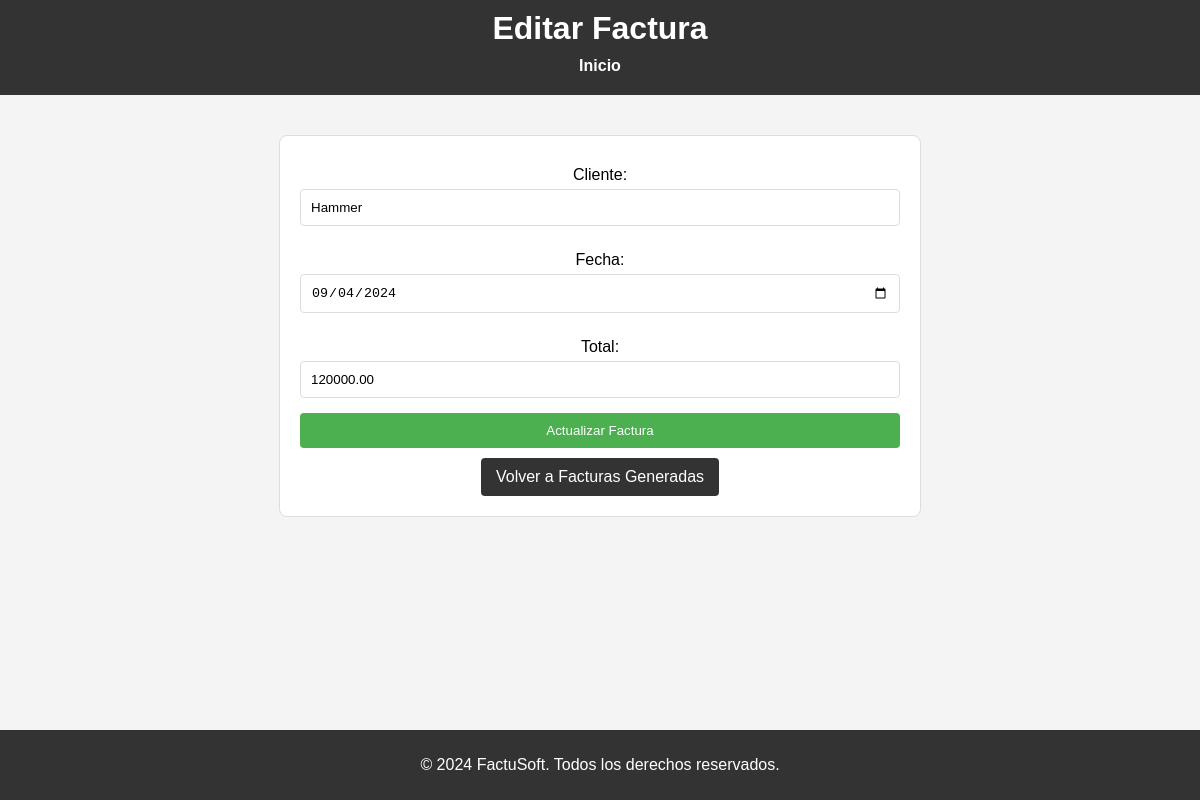
Page /editar_factura.php?id=1 on the committed database.
### tables this page shows
CREATE TABLE `facturas` (
  `id` int(11) NOT NULL,
  `cliente` varchar(100) DEFAULT NULL,
  `fecha` date DEFAULT NULL,
  `total` decimal(10,2) DEFAULT NULL
);

### editar_factura.php (the view, shortened to what this page needs)
<?php
$conn = new mysqli("localhost", "root", "", "if0_37252963_factusoft_db");
$id = $_GET['id'];
$sql = "SELECT * FROM facturas WHERE id = ?";
$stmt = $conn->prepare($sql);
$stmt->bind_param("i", $id);
$stmt->execute();
$result = $stmt->get_result();
$factura = $result->fetch_assoc();
?>
<!DOCTYPE html>
<html lang="es">
<head>
    <link rel="stylesheet" href="styles.css">
</head>
<body>
    <header>
        <h1>Editar Factura</h1>
        <nav>
            <a href="index.php">Inicio</a>
        </nav>
    </header>
    <main>
        <div class="form-container">
            <form action="actualizar_factura.php" method="POST">
                <label for="cliente">Cliente:</label>
                <input type="text" name="cliente" value="<?php echo $factura['cliente']; ?>" required>
                <label for="fecha">Fecha:</label>
                <input type="date" name="fecha" value="<?php echo $factura['fecha']; ?>" required>
                <label for="total">Total:</label>
                <input type="number" step="0.01" name="total" value="<?php echo $factura['total']; ?>" required>
                <input type="submit" value="Actualizar Factura">
            </form>
            <a href="ver_facturas.php" class="btn">Volver a Facturas Generadas</a>
        </div>
    </main>
    <footer>
        <p>&copy; 2024 FactuSoft. Todos los derechos reservados.</p>
    </footer>
</body>
</html>

### styles.css (style rules this page uses)
body { font-family: Arial, sans-serif; margin: 0; padding: 0; background-color: #f4f4f4; }
header { background-color: #333; color: #fff; padding: 20px; text-align: center; }
header h1 { margin: 0; }
nav a { color: #fff; margin: 0 15px; text-decoration: none; }
main { padding: 20px; text-align: center; }
footer { background-color: #333; color: #fff; text-align: center; padding: 10px; position: fixed; bottom: 0; width: 100%; }

### editar_factura.php (style rules this page uses)
body { font-family: Arial, sans-serif; background-color: #f4f4f4; margin: 0; padding: 0; }
header { background-color: #333; color: white; padding: 10px 0; text-align: center; }
header h1 { margin: 0; }
nav { margin: 10px 0; text-align: center; }
nav a { margin: 0 10px; color: #fff; text-decoration: none; font-weight: bold; }
.form-container { max-width: 600px; margin: 20px auto; padding: 20px; background-color: #fff; border: 1px solid #ddd; border-radius: 8px; }
.form-container label { display: block; margin: 10px 0 5px; }
.form-container input[type="text"], .form-container input[type="date"], .form-container input[type="number"] { width: calc(100% - 22px); padding: 10px; margin-bottom: 15px; border: 1px solid #ddd; border-radius: 4px; }
.form-container input[type="submit"] { width: 100%; padding: 10px; background-color: #4CAF50; color: white; border: none; border-radius: 4px; cursor: pointer; }
footer { background-color: #333; color: white; text-align: center; padding: 10px 0; position: fixed; bottom: 0; width: 100%; }
.btn { display: inline-block; padding: 10px 15px; color: #fff; background-color: #333; text-decoration: none; border-radius: 4px; margin-top: 10px; }

### rows in the picture
facturas: cliente "Hammer", fecha "09/04/2024", total "120000.00"
